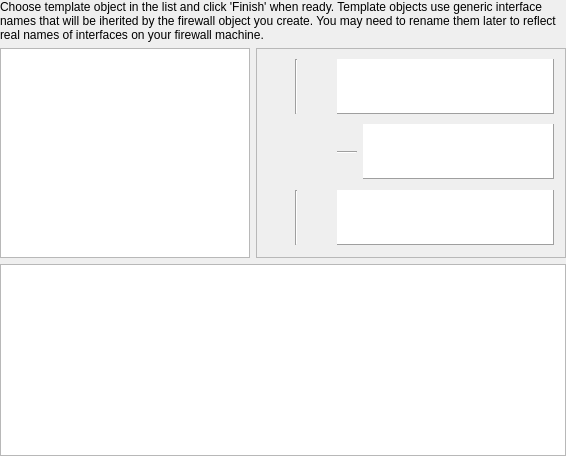
     <widget class="QWidget" name="page5" >
      <layout class="QGridLayout" >
       <property name="margin" >
        <number>0</number>
       </property>
       <item row="1" column="1" >
        <widget class="QFrame" name="frame5" >
         <property name="sizePolicy" >
          <sizepolicy vsizetype="Preferred" hsizetype="Expanding" >
           <horstretch>0</horstretch>
           <verstretch>0</verstretch>
          </sizepolicy>
         </property>
         <property name="minimumSize" >
          <size>
           <width>310</width>
           <height>210</height>
          </size>
         </property>
         <property name="frameShape" >
          <enum>QFrame::StyledPanel</enum>
         </property>
         <property name="frameShadow" >
          <enum>QFrame::Sunken</enum>
         </property>
         <widget class="Line" name="intfOutsideLine" >
          <property name="geometry" >
           <rect>
            <x>30</x>
            <y>11</y>
            <width>20</width>
            <height>55</height>
           </rect>
          </property>
          <property name="sizePolicy" >
           <sizepolicy vsizetype="Minimum" hsizetype="Fixed" >
            <horstretch>0</horstretch>
            <verstretch>0</verstretch>
           </sizepolicy>
          </property>
          <property name="minimumSize" >
           <size>
            <width>20</width>
            <height>20</height>
           </size>
          </property>
          <property name="frameShape" >
           <enum>QFrame::VLine</enum>
          </property>
          <property name="frameShadow" >
           <enum>QFrame::Sunken</enum>
          </property>
          <property name="orientation" >
           <enum>Qt::Vertical</enum>
          </property>
         </widget>
         <widget class="QTextBrowser" name="intfOutsideText" >
          <property name="geometry" >
           <rect>
            <x>81</x>
            <y>11</y>
            <width>217</width>
            <height>55</height>
           </rect>
          </property>
          <property name="sizePolicy" >
           <sizepolicy vsizetype="Fixed" hsizetype="Expanding" >
            <horstretch>0</horstretch>
            <verstretch>0</verstretch>
           </sizepolicy>
          </property>
          <property name="maximumSize" >
           <size>
            <width>16777215</width>
            <height>55</height>
           </size>
          </property>
          <property name="frameShape" >
           <enum>QFrame::Panel</enum>
          </property>
          <property name="frameShadow" >
           <enum>QFrame::Raised</enum>
          </property>
          <property name="verticalScrollBarPolicy" >
           <enum>Qt::ScrollBarAlwaysOff</enum>
          </property>
          <property name="horizontalScrollBarPolicy" >
           <enum>Qt::ScrollBarAlwaysOff</enum>
          </property>
         </widget>
         <widget class="QLabel" name="pixmapLabel1" >
          <property name="geometry" >
           <rect>
            <x>11</x>
            <y>72</y>
            <width>64</width>
            <height>64</height>
           </rect>
          </property>
          <property name="pixmap" >
           <pixmap resource="MainRes.qrc" >:/Icons/firewall_64.png</pixmap>
          </property>
          <property name="scaledContents" >
           <bool>false</bool>
          </property>
          <property name="wordWrap" >
           <bool>false</bool>
          </property>
         </widget>
         <widget class="Line" name="intfDMZLine" >
          <property name="geometry" >
           <rect>
            <x>81</x>
            <y>94</y>
            <width>20</width>
            <height>20</height>
           </rect>
          </property>
          <property name="sizePolicy" >
           <sizepolicy vsizetype="Fixed" hsizetype="Minimum" >
            <horstretch>0</horstretch>
            <verstretch>0</verstretch>
           </sizepolicy>
          </property>
          <property name="minimumSize" >
           <size>
            <width>20</width>
            <height>20</height>
           </size>
          </property>
          <property name="frameShape" >
           <enum>QFrame::HLine</enum>
          </property>
          <property name="frameShadow" >
           <enum>QFrame::Sunken</enum>
          </property>
          <property name="orientation" >
           <enum>Qt::Horizontal</enum>
          </property>
         </widget>
         <widget class="QTextBrowser" name="intfDMZText" >
          <property name="geometry" >
           <rect>
            <x>107</x>
            <y>76</y>
            <width>191</width>
            <height>55</height>
           </rect>
          </property>
          <property name="sizePolicy" >
           <sizepolicy vsizetype="Fixed" hsizetype="Expanding" >
            <horstretch>0</horstretch>
            <verstretch>0</verstretch>
           </sizepolicy>
          </property>
          <property name="maximumSize" >
           <size>
            <width>16777215</width>
            <height>55</height>
           </size>
          </property>
          <property name="frameShape" >
           <enum>QFrame::Panel</enum>
          </property>
          <property name="frameShadow" >
           <enum>QFrame::Raised</enum>
          </property>
          <property name="verticalScrollBarPolicy" >
           <enum>Qt::ScrollBarAlwaysOff</enum>
          </property>
          <property name="horizontalScrollBarPolicy" >
           <enum>Qt::ScrollBarAlwaysOff</enum>
          </property>
         </widget>
         <widget class="Line" name="intfInsideLine" >
          <property name="geometry" >
           <rect>
            <x>30</x>
            <y>142</y>
            <width>20</width>
            <height>55</height>
           </rect>
          </property>
          <property name="sizePolicy" >
           <sizepolicy vsizetype="Minimum" hsizetype="Fixed" >
            <horstretch>0</horstretch>
            <verstretch>0</verstretch>
           </sizepolicy>
          </property>
          <property name="minimumSize" >
           <size>
            <width>20</width>
            <height>20</height>
           </size>
          </property>
          <property name="frameShape" >
           <enum>QFrame::VLine</enum>
          </property>
          <property name="frameShadow" >
           <enum>QFrame::Sunken</enum>
          </property>
          <property name="orientation" >
           <enum>Qt::Vertical</enum>
          </property>
         </widget>
         <widget class="QTextBrowser" name="intfInsideText" >
          <property name="geometry" >
           <rect>
            <x>81</x>
            <y>142</y>
            <width>217</width>
            <height>55</height>
           </rect>
          </property>
          <property name="sizePolicy" >
           <sizepolicy vsizetype="Fixed" hsizetype="Expanding" >
            <horstretch>0</horstretch>
            <verstretch>0</verstretch>
           </sizepolicy>
          </property>
          <property name="maximumSize" >
           <size>
            <width>16777215</width>
            <height>55</height>
           </size>
          </property>
          <property name="frameShape" >
           <enum>QFrame::Panel</enum>
          </property>
          <property name="frameShadow" >
           <enum>QFrame::Raised</enum>
          </property>
          <property name="verticalScrollBarPolicy" >
           <enum>Qt::ScrollBarAlwaysOff</enum>
          </property>
          <property name="horizontalScrollBarPolicy" >
           <enum>Qt::ScrollBarAlwaysOff</enum>
          </property>
         </widget>
        </widget>
       </item>
       <item row="0" column="0" colspan="2" >
        <widget class="QLabel" name="textLabel1" >
         <property name="text" >
          <string>Choose template object in the list and click 'Finish' when ready. Template objects use generic interface names that will be iherited by the firewall object you create. You may need to rename them later to reflect real names of interfaces on your firewall machine.</string>
         </property>
         <property name="alignment" >
          <set>Qt::AlignVCenter</set>
         </property>
         <property name="wordWrap" >
          <bool>true</bool>
         </property>
        </widget>
       </item>
       <item row="2" column="0" colspan="2" >
        <widget class="QTextBrowser" name="templateComment" />
       </item>
       <item row="1" column="0" >
        <widget class="QListWidget" name="templateList" >
         <property name="maximumSize" >
          <size>
           <width>250</width>
           <height>16777215</height>
          </size>
         </property>
        </widget>
       </item>
      </layout>
     </widget>
